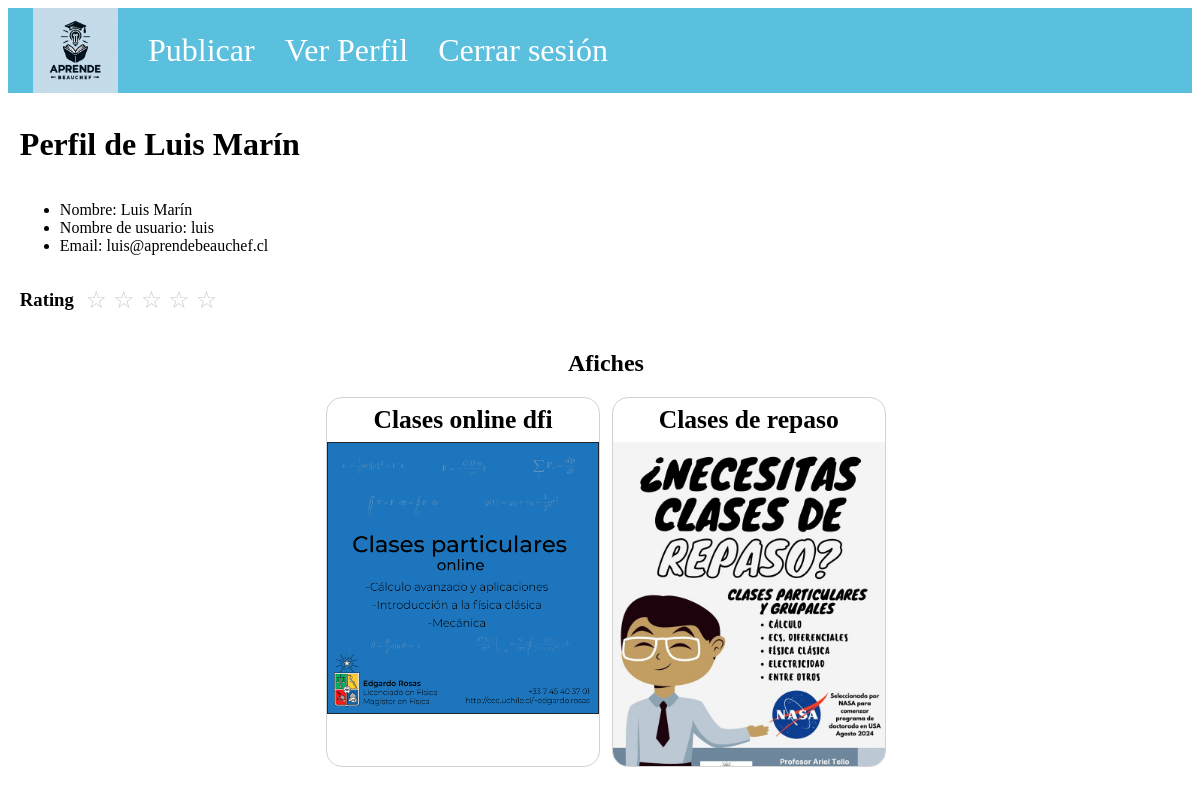
Before: /profile/luis/ with the older database file.
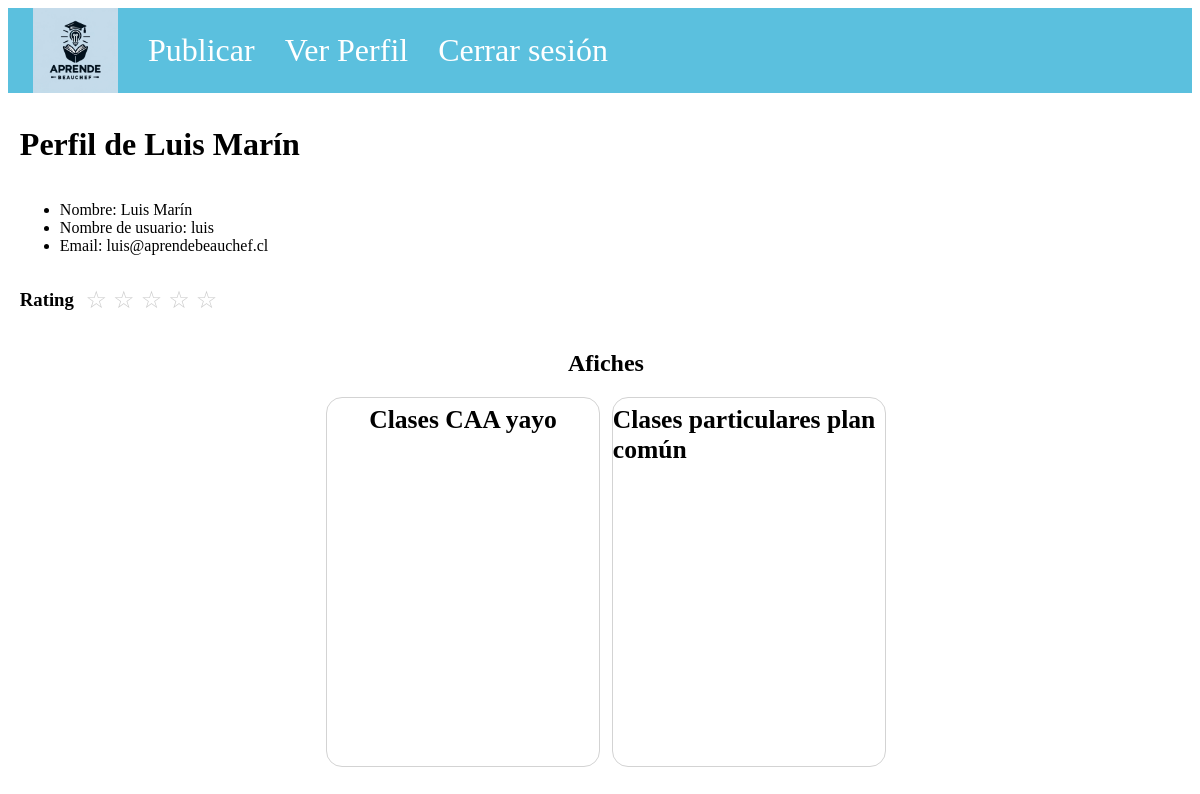
After: the same page with the newer database file.
### baseapp/models.py (models this page shows)
class Afiche(models.Model):
    url = models.FileField(upload_to='uploads/', editable=True)
    descripcion = models.CharField(max_length=200, blank=True)
    nombre = models.CharField(max_length=200)
    precio = models.IntegerField(default=0, editable=True)

### baseapp/views.py (the view)
# urls.py: path("profile/<str:tutorUsername>/", views.profile_view, name="profile"),
def profile_view(request, tutorUsername):
    user=request.user
    if user.username != tutorUsername:
        try:
            user = Usuario.objects.get(username=tutorUsername)
        except Usuario.DoesNotExist:
            print("Usuario does not exist")  # Debug line
            return HttpResponse("Usuario no existe")
    try:
        tutor = Tutor.objects.get(usuario=user)
        publicaciones = Publica.objects.filter(dicta__tutor=tutor).select_related('afiche')
        afiches = [publicacion.afiche for publicacion in publicaciones]
    except Tutor.DoesNotExist:
        tutor = None
        afiches = None
    return render(request, "profile.html", {'user': user, 'afiches': afiches, 'requesting_user': request.user})

### baseapp/static/templates/profile.html (shortened to what this page needs)
{%extends 'base_navbar.html'%}
{%block stylesheets%}
<link rel="stylesheet" type="text/css" href="/static/css/profile.css">
{%endblock%}
{%block content%}
<div class="profile-content">
    <div class="user-tittle">
        <h1 class="user-profile">Perfil de {{user.name}}</h1>
    </div>
    <div class="user-info">
        <ul>
            <li id="nombre">Nombre: {{user.name}}</li>
            <li id="username">Nombre de usuario: {{user.username}}</li>
            <li id="email">Email: {{user.email}}</li>
        </ul>
    </div>
    {%if afiches is not None%}
    <div class="rating-content">
        <h3 class="afiches"> Rating</h3>
        <div class="rating">
            <span class="star empty"></span>
            <span class="star empty"></span>
            <span class="star empty"></span>
            <span class="star empty"></span>
            <span class="star empty"></span>
        </div>
    </div>
    <h2 class="afiches"> Afiches </h2>
    <div class="afiches">
        {%for poster in afiches%}
        <article>
            <div class="container-titulo">
                <h2>{{poster.nombre}}</h2>
            </div>
            <div class="container-afiche">
                <img src="{{poster.url.url}}" alt="{{afiche.nombre}}">
            </div>
        </article>
        {%endfor%}
    </div>
    {%endif%}
</div>
{%endblock%}

Changed rows visible on the page:
removed Afiche: nombre "Clases online dfi", url (picture)
removed Afiche: nombre "Clases de repaso", url (picture)
added Afiche: nombre "Clases CAA yayo"
added Afiche: nombre "Clases particulares plan común"
